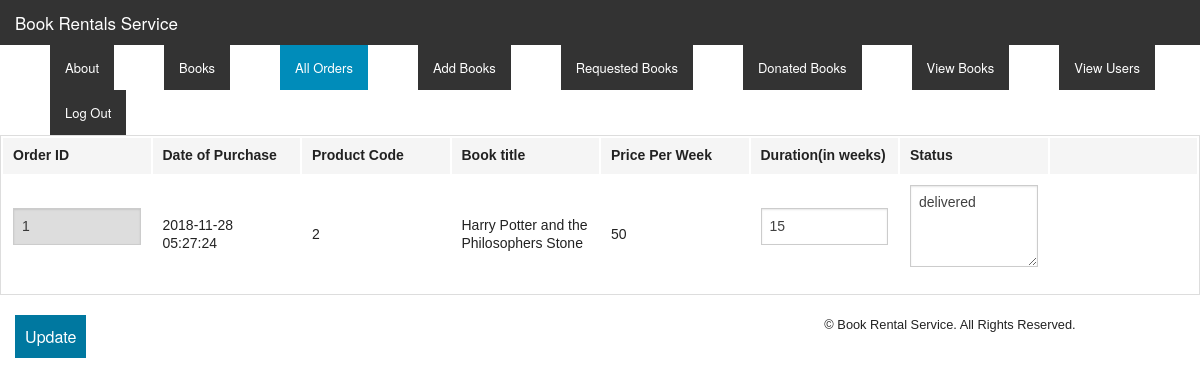
/update_order.php?edit=1 (signed in), run on the app's committed database.
### tables this page shows
CREATE TABLE IF NOT EXISTS `orders` (
  `id` int(15) NOT NULL auto_increment,
  `product_code` int NOT NULL,
  `product_name` varchar(255) NOT NULL,
  `price` int(10) NOT NULL,
  `amount` int(15) NOT NULL,
  `date` timestamp  default CURRENT_TIMESTAMP,
  `duration` int,
  `status`  text,
  `email` varchar(255) NOT NULL,
  PRIMARY KEY  (`id`)
);

### update_order.php (the view, shortened to what this page needs)
<?php
include 'config.php';
?>
<!doctype html>
<html class="no-js" lang="en">
  <head>
    <link rel="stylesheet" href="css/foundation.css" />
  </head>
  <body>
    <nav class="top-bar" data-topbar role="navigation">
      <ul class="title-area">
        <li class="name">
          <h1><a href="index.php">Book Rentals Service</a></h1>
        </li>
      </ul>
      <section class="top-bar-section">
        <ul class="right">
        <li><a href="about.php">About</a></li>
          <li><a href="products.php">Books</a></li>
          <li class="active"><a href="orders.php">All Orders</a></li>
          <?php
          if(isset($_SESSION['username'])){
            echo '<li><a href="add.php">Add Books</a></li>';
            echo '<li><a href="req_admin.php">Requested Books</a></li>';
            echo '<li><a href="donate_admin.php">Donated Books</a></li>';
            echo '<li ><a href="view.php">View Books</a></li>';
            echo '<li><a href="users_info.php">View Users</a></li>';
            echo '<li><a href="logout.php">Log Out</a></li>';
          }
          else{
            echo '<li><a href="login.php">Log In</a></li>';
            echo '<li><a href="register.php">Register</a></li>';
          }
          ?>
        </ul>
      </section>
    </nav>
    <form method="POST" action="update_order_admin.php" style="margin-top:30px;">
    <?php
        $edit_id = (int)$_GET['edit'];
        $edit_result = $mysqli->query("SELECT * FROM orders WHERE id = '{$edit_id}'");
        $edit_field = mysqli_fetch_assoc($edit_result);
    ?>
       <div class="col-md-6">
		<table class="table table-bordered table-condensed">
			<thead>
				<th>Order ID</th>
				<th>Date of Purchase</th>
				<th>Product Code</th>
			   <th>Book title</th>
			    <th>Price Per Week</th>
          <th>Duration(in weeks)</th>
          <th>Status</th>
				<th></th>
			</thead>
			<tbody>
				<tr class="bg-primary">
					<td><input type="number" id="right-label"  name="id" value=<?php echo  $edit_field['id']?> readonly></td>
				    <td><?php echo $edit_field['date']; ?></td>
					<td><?php echo $edit_field['product_code']; ?></td>
				    <td><?php echo $edit_field['product_name']; ?></td>
					<td><?php echo $edit_field['price']; ?></td>
          <td><input type="number" id="right-label"  name="time" value=<?php echo  $edit_field['duration']?>></td>
          <td><textarea class="form-control" name="status" id="description" rows="4" ><?php echo  $edit_field['status']?></textarea>
</td>
				</tr>
			</tbody>
		</table>
	</div>
                     <div class="small-8 columns">
              <input type="submit" id="right-label" value="Update" style="background: #0078A0; border: none; color: #fff; font-family: 'Helvetica Neue', sans-serif; font-size: 1em; padding: 10px;">
            </div>
    </form>
    <div class="row" style="margin-top:10px;">
      <div class="small-12">
        <footer>
           <p style="text-align:center; font-size:0.8em;">&copy; Book Rental Service. All Rights Reserved.</p>
        </footer>
      </div>
    </div>
  </body>
</html>

### data on the page
orders: id "1", date "2018-11-28 05:27:24", product_code "2", product_name "Harry Potter and the Philosophers Stone", price "50", time "15", status "delivered"
